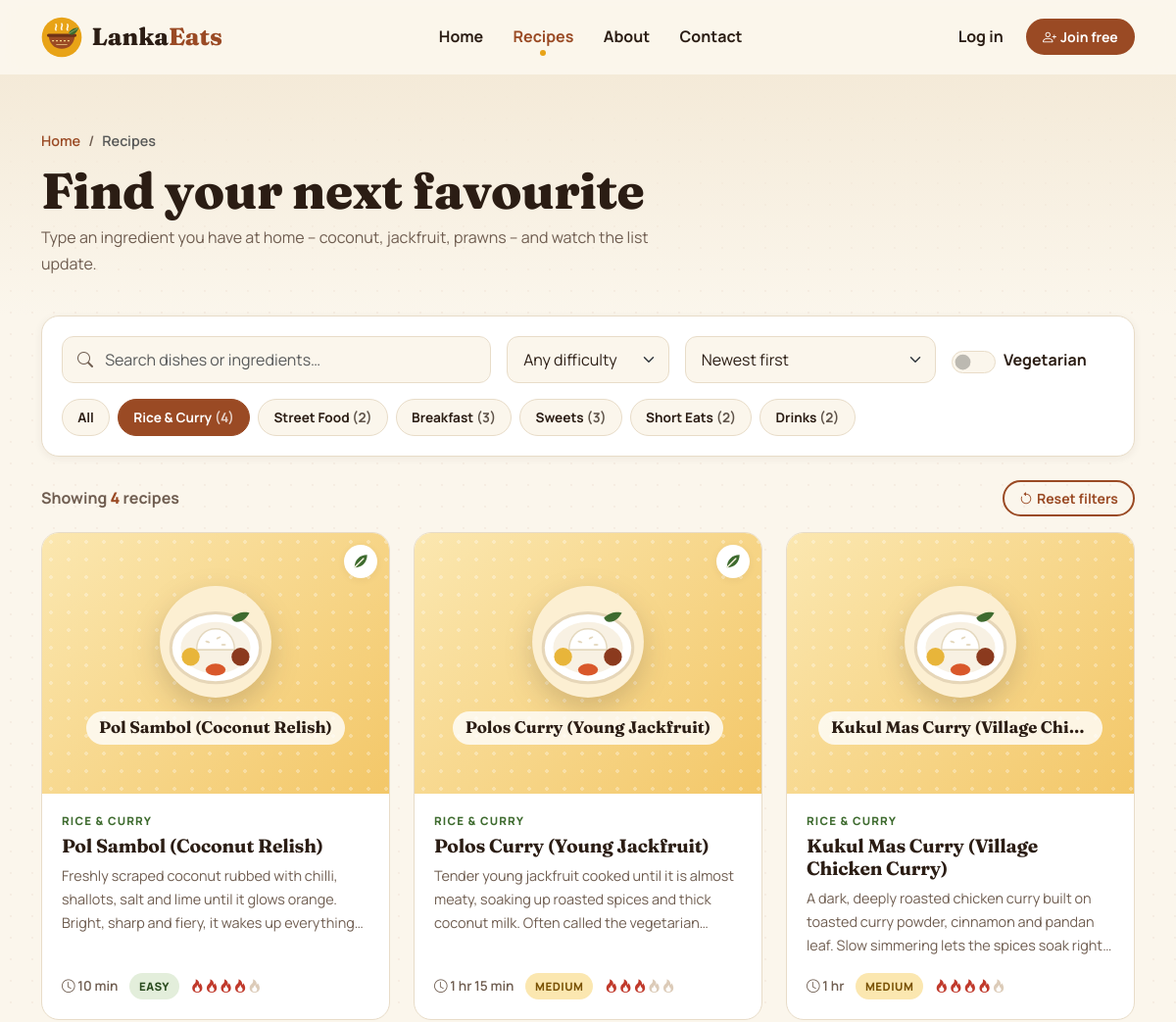
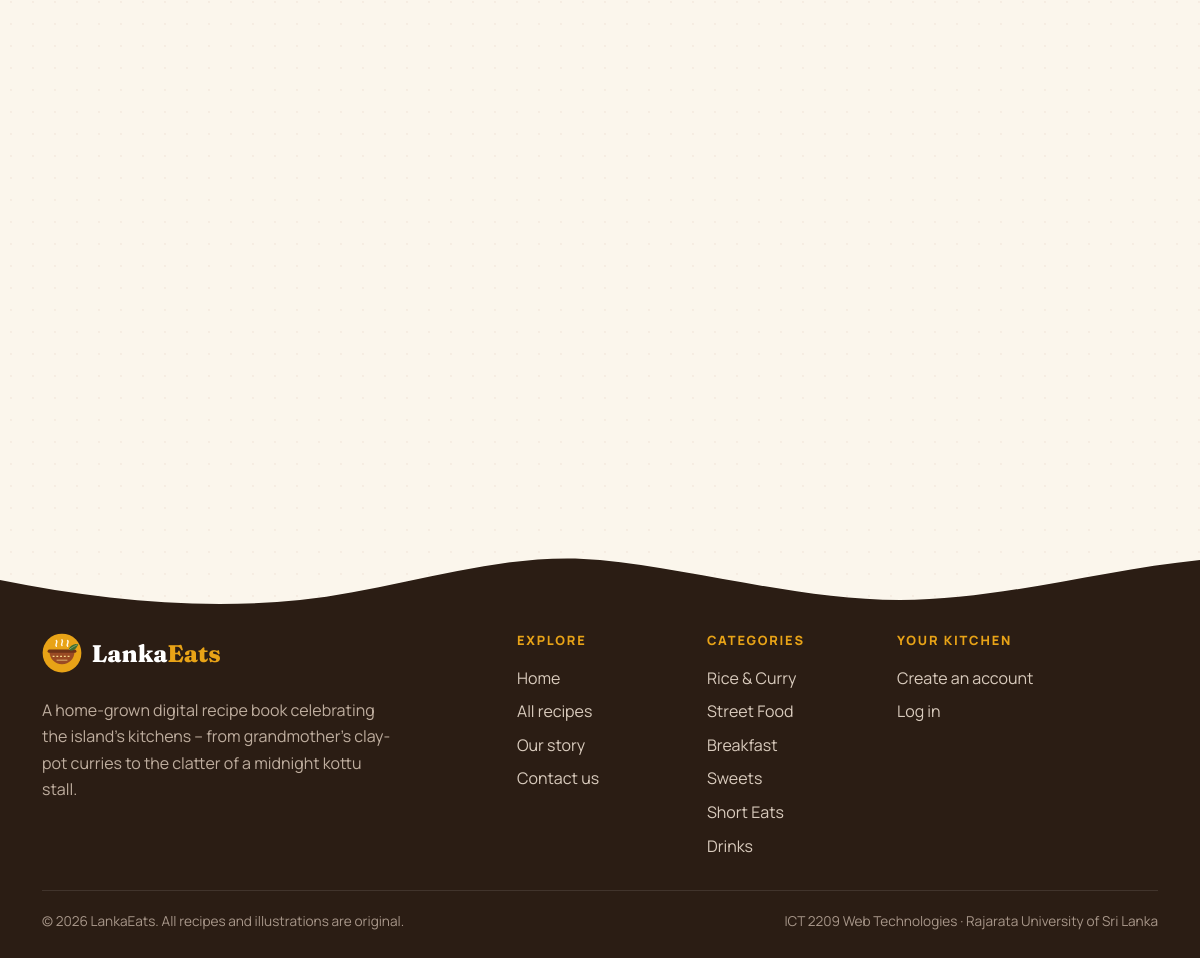
The app's page /recipes.php?category=rice-curry with its own data (2 pictures, top to bottom).
### tables this page shows
CREATE TABLE `categories` (
  `id` int(11) NOT NULL AUTO_INCREMENT,
  `name` varchar(50) NOT NULL,
  `slug` varchar(50) NOT NULL COMMENT 'URL-friendly name, also used for icon file names',
  `description` varchar(255) NOT NULL DEFAULT '',
  PRIMARY KEY (`id`),
  UNIQUE KEY `uq_categories_name` (`name`),
  UNIQUE KEY `uq_categories_slug` (`slug`)
);

CREATE TABLE `recipes` (
  `id` int(11) NOT NULL AUTO_INCREMENT,
  `user_id` int(11) NOT NULL,
  `category_id` int(11) NOT NULL,
  `title` varchar(100) NOT NULL,
  `description` varchar(500) NOT NULL,
  `ingredients` text NOT NULL COMMENT 'one ingredient per line',
  `instructions` text NOT NULL COMMENT 'one step per line',
  `prep_time` int(11) NOT NULL COMMENT 'minutes',
  `difficulty` enum('Easy','Medium','Hard') NOT NULL DEFAULT 'Easy',
  `spice_level` tinyint(4) NOT NULL DEFAULT 1 COMMENT '1 (mild) to 5 (very hot)',
  `is_vegetarian` tinyint(1) NOT NULL DEFAULT 0,
  `image` varchar(255) DEFAULT NULL COMMENT 'file name inside images/uploads/',
  `is_featured` tinyint(1) NOT NULL DEFAULT 0,
  `created_at` timestamp NOT NULL DEFAULT current_timestamp(),
  `updated_at` timestamp NULL DEFAULT NULL ON UPDATE current_timestamp(),
  PRIMARY KEY (`id`),
  KEY `idx_recipes_user` (`user_id`),
  KEY `idx_recipes_category` (`category_id`),
  KEY `idx_recipes_featured` (`is_featured`),
  CONSTRAINT `fk_recipes_user` FOREIGN KEY (`user_id`) REFERENCES `users` (`id`) ON DELETE CASCADE ON UPDATE CASCADE,
  CONSTRAINT `fk_recipes_category` FOREIGN KEY (`category_id`) REFERENCES `categories` (`id`) ON UPDATE CASCADE,
  CONSTRAINT `chk_recipes_spice` CHECK (`spice_level` BETWEEN 1 AND 5)
);

### includes/db.php (called while the page is built, shortened)
<?php
function db(): PDO
{
    static $pdo = null;
    if ($pdo instanceof PDO) {
        return $pdo;
    }
    $dsn = sprintf(
        'mysql:host=%s;port=%s;dbname=%s;charset=utf8mb4',
        DB_HOST,
        DB_PORT,
        DB_NAME
    );
    try {
        $pdo = new PDO($dsn, DB_USER, DB_PASS, [
            PDO::ATTR_ERRMODE            => PDO::ERRMODE_EXCEPTION,
            PDO::ATTR_DEFAULT_FETCH_MODE => PDO::FETCH_ASSOC,
            PDO::ATTR_EMULATE_PREPARES   => false,
        ]);
    } catch (PDOException $ex) {
        error_log('[LankaEats] DB connection failed: ' . $ex->getMessage());
        db_connection_failed();
    }
    return $pdo;
}

### recipes.php (the view, shortened to what this page needs)
<?php
require_once __DIR__ . '/includes/functions.php';
$filters    = filters_from_query();
$recipes    = search_recipes($filters);
$categories = get_categories();
$sortLabels = [
    'newest'   => 'Newest first',
    'quickest' => 'Quickest to make',
    'mildest'  => 'Mildest first',
    'spiciest' => 'Spiciest first',
    'az'       => 'Title A–Z',
];
require __DIR__ . '/includes/header.php';
?>
<header class="page-banner">
    <div class="container">
        <nav aria-label="breadcrumb">
            <ol class="breadcrumb mb-2">
                <li class="breadcrumb-item"><a href="<?= e(url('index.php')) ?>">Home</a></li>
                <li class="breadcrumb-item active" aria-current="page">Recipes</li>
            </ol>
        </nav>
        <div class="d-flex flex-wrap justify-content-between align-items-end gap-3">
            <div>
                <h1 class="reveal mb-1">Find your next favourite</h1>
                <p class="section-lead mb-0 reveal">Type an ingredient you have at home – coconut, jackfruit, prawns – and watch the list update.</p>
            </div>
        </div>
    </div>
</header>
<section class="pb-5">
    <div class="container">
        <form class="filter-panel" id="recipeFilters" method="get" action="<?= e(url('recipes.php')) ?>" role="search" aria-label="Filter recipes">
            <div class="row g-3 align-items-center">
                <div class="col-lg-5">
                    <div class="search-box<?= $filters['q'] !== '' ? ' has-value' : '' ?>">
                        <input type="search" class="form-control" id="q" name="q" value="<?= e($filters['q']) ?>"
                               placeholder="Search dishes or ingredients…" maxlength="80" autocomplete="off">
                    </div>
                </div>
                <div class="col-6 col-lg-2">
                    <select class="form-select" id="difficulty" name="difficulty">
                        <option value="">Any difficulty</option>
                    </select>
                </div>
                <div class="col-6 col-lg-3">
                    <select class="form-select" id="sort" name="sort">
                        <?php foreach ($sortLabels as $key => $label): ?>
                            <option value="<?= e($key) ?>"<?= $filters['sort'] === $key ? ' selected' : '' ?>><?= e($label) ?></option>
                        <?php endforeach; ?>
                    </select>
                </div>
                <div class="col-lg-2">
                    <div class="form-check form-switch m-0 d-flex align-items-center gap-2">
                        <input class="form-check-input" type="checkbox" role="switch" id="veg" name="veg" value="1"<?= $filters['veg'] ? ' checked' : '' ?>>
                        <label class="form-check-label fw-bold" for="veg">Vegetarian</label>
                    </div>
                </div>
                <div class="col-12">
                    <fieldset class="chip-group">
                        <label class="chip" for="cat-all">All</label>
                        <?php foreach ($categories as $cat): ?>
                            <label class="chip" for="cat-<?= e($cat['slug']) ?>"><?= e($cat['name']) ?> <span class="opacity-75">(<?= (int) $cat['recipe_count'] ?>)</span></label>
                        <?php endforeach; ?>
                    </fieldset>
                </div>
            </div>
        </form>
        <div class="results-bar">
            <span class="results-count" id="resultsCount" aria-live="polite">
                Showing <strong><?= count($recipes) ?></strong> recipe<?= count($recipes) === 1 ? '' : 's' ?>
            </span>
            <a href="<?= e(url('recipes.php')) ?>" class="btn btn-sm btn-outline-spice<?= ($filters['q'] || $filters['category'] || $filters['difficulty'] || $filters['veg']) ? '' : ' d-none' ?>" id="resetFilters">
                <i class="bi bi-arrow-counterclockwise me-1" aria-hidden="true"></i>Reset filters
            </a>
        </div>
        <div class="results-grid" id="resultsGrid" aria-busy="false">
            <div class="row g-4" id="resultsRow">
                <?php foreach ($recipes as $recipe): ?>
                    <?= render_recipe_card($recipe) ?>
                <?php endforeach; ?>
            </div>
        </div>
    </div>
</section>
<?php require __DIR__ . '/includes/footer.php'; ?>

### includes/functions.php (shortened to what this page needs)
<?php
require_once __DIR__ . '/db.php';
function e($value): string
{
    return htmlspecialchars((string) ($value ?? ''), ENT_QUOTES | ENT_SUBSTITUTE, 'UTF-8');
}
function url(string $path = ''): string
{
    return BASE_URL . ltrim($path, '/');
}
function input(string $key, string $source = 'POST'): string
{
    $bag   = $source === 'GET' ? $_GET : $_POST;
    $value = $bag[$key] ?? '';
    return is_string($value) ? trim($value) : '';
}
function is_logged_in(): bool
{
    return isset($_SESSION['user_id']);
}
function get_categories(): array
{
    $stmt = db()->prepare(
        'SELECT c.id, c.name, c.slug, c.description, COUNT(r.id) AS recipe_count
           FROM categories c
      LEFT JOIN recipes r ON r.category_id = c.id
       GROUP BY c.id, c.name, c.slug, c.description
       ORDER BY c.id'
    );
    $stmt->execute();
    return $stmt->fetchAll();
}
function recipe_select_sql(bool $full = false): string
{
    return 'SELECT ' . ($full ? 'r.ingredients, r.instructions, ' : '') . 'r.id, r.user_id, r.category_id, r.title, r.description, r.prep_time,
                   r.difficulty, r.spice_level, r.is_vegetarian, r.image, r.is_featured,
                   r.created_at, c.name AS category_name, c.slug AS category_slug,
                   u.username AS author
              FROM recipes r
              JOIN categories c ON c.id = r.category_id
              JOIN users u      ON u.id = r.user_id';
}
function search_recipes(array $filters, int $limit = 60): array
{
    $where  = [];
    $params = [];
    $q = trim((string) ($filters['q'] ?? ''));
    if (!empty($filters['category'])) {
        $where[] = 'c.slug = :category';
        $params[':category'] = (string) $filters['category'];
    }
    $order = SORT_OPTIONS[$filters['sort'] ?? 'newest'] ?? SORT_OPTIONS['newest'];
    $sql = recipe_select_sql()
         . ($where ? ' WHERE ' . implode(' AND ', $where) : '')
         . ' ORDER BY ' . $order
         . ' LIMIT :limit';
    $stmt = db()->prepare($sql);
    foreach ($params as $name => $value) {
        $stmt->bindValue($name, $value, PDO::PARAM_STR);
    }
    $stmt->bindValue(':limit', max(1, min($limit, 100)), PDO::PARAM_INT);
    $stmt->execute();
    return $stmt->fetchAll();
}
function filters_from_query(): array
{
    $sort = input('sort', 'GET');
    return [
        'q'          => mb_substr(input('q', 'GET'), 0, 80, 'UTF-8'),
        'category'   => preg_replace('/[^a-z-]/', '', input('category', 'GET')),
        'difficulty' => in_array(input('difficulty', 'GET'), DIFFICULTIES, true) ? input('difficulty', 'GET') : '',
        'veg'        => input('veg', 'GET') === '1',
        'sort'       => array_key_exists($sort, SORT_OPTIONS) ? $sort : 'newest',
    ];
}
function recipe_image_url(?string $filename): ?string
{
    return null;
}
function recipe_media(array $r, string $extraClass = ''): string
{
    $imageUrl = recipe_image_url($r['image'] ?? null);
    $slug     = e($r['category_slug']);
    return '<div class="recipe-media recipe-media--placeholder cat-bg-' . $slug . ' ' . e($extraClass) . '"'
         . ' role="img" aria-label="' . e($r['title']) . ' illustration">'
         . '<img src="' . e(url('images/cat-' . $r['category_slug'] . '.svg')) . '" alt="" class="placeholder-icon">'
         . '<span class="placeholder-title">' . e($r['title']) . '</span>'
         . '</div>';
}
function format_prep_time(int $minutes): string
{
    if ($minutes < 60) {
        return $minutes . ' min';
    }
    $h = intdiv($minutes, 60);
    $m = $minutes % 60;
    return $h . ' hr' . ($m ? ' ' . $m . ' min' : '');
}
function spice_meter(int $level): string
{
    $html = '<span class="spice-meter" data-bs-toggle="tooltip" title="Spice level ' . $level . ' of 5"'
          . ' aria-label="Spice level ' . $level . ' of 5">';
    for ($i = 1; $i <= 5; $i++) {
        $html .= '<i class="bi bi-fire' . ($i <= $level ? ' hot' : '') . '" aria-hidden="true"></i>';
    }
    return $html . '</span>';
}
function difficulty_class(string $difficulty): string
{
    return 'badge-diff-' . strtolower($difficulty);
}
function render_recipe_card(array $r): string
{
    ob_start(); ?>
    <div class="col-sm-6 col-lg-4 reveal">
        <article class="recipe-card h-100" data-recipe-id="<?= (int) $r['id'] ?>">
            <button type="button" class="recipe-card__open" data-recipe-open="<?= (int) $r['id'] ?>"
                    aria-label="Quick view: <?= e($r['title']) ?>">
                <?= recipe_media($r) ?>
                <?php if ($r['is_vegetarian']): ?>
                    <span class="veg-badge" data-bs-toggle="tooltip" title="Vegetarian"><span class="visually-hidden">Vegetarian</span></span>
                <?php endif; ?>
            </button>
            <div class="recipe-card__body">
                <span class="recipe-card__cat"><?= e($r['category_name']) ?></span>
                <h3 class="recipe-card__title">
                    <a href="<?= e(url('recipe.php?id=' . (int) $r['id'])) ?>"><?= e($r['title']) ?></a>
                </h3>
                <p class="recipe-card__desc"><?= e($r['description']) ?></p>
                <div class="recipe-card__meta">
                    <span><i class="bi bi-clock"></i> <?= e(format_prep_time((int) $r['prep_time'])) ?></span>
                    <span class="badge-diff <?= e(difficulty_class($r['difficulty'])) ?>"><?= e($r['difficulty']) ?></span>
                    <?= spice_meter((int) $r['spice_level']) ?>
                </div>
            </div>
        </article>
    </div>
    <?php
    return (string) ob_get_clean();
}

### includes/footer.php (shortened to what this page needs)
<?php
$footerCategories = get_categories();
?>
</main>
<footer class="site-footer">
    <svg class="footer-wave" viewBox="0 0 1440 60" preserveAspectRatio="none" aria-hidden="true">
        <path d="M0 30c120 20 240 30 360 20S600 0 720 10s240 40 360 40 240-30 360-40v60H0z" fill="currentColor"/>
    </svg>
    <div class="container">
        <div class="row g-4 py-4">
            <div class="col-lg-4">
                <a class="footer-brand" href="<?= e(url('index.php')) ?>">
                    <img src="<?= e(url('images/logo.svg')) ?>" alt="" width="40" height="40">
                    <span>Lanka<span class="brand-accent">Eats</span></span>
                </a>
                <p class="footer-text mt-3">
                    A home-grown digital recipe book celebrating the island's kitchens – from
                    grandmother's clay-pot curries to the clatter of a midnight kottu stall.
                </p>
            </div>
            <div class="col-6 col-lg-2 offset-lg-1">
                <h2 class="footer-heading">Explore</h2>
                <ul class="footer-links">
                    <li><a href="<?= e(url('index.php')) ?>">Home</a></li>
                    <li><a href="<?= e(url('recipes.php')) ?>">All recipes</a></li>
                    <li><a href="<?= e(url('about.php')) ?>">Our story</a></li>
                    <li><a href="<?= e(url('contact.php')) ?>">Contact us</a></li>
                </ul>
            </div>
            <div class="col-6 col-lg-2">
                <h2 class="footer-heading">Categories</h2>
                <ul class="footer-links">
                    <?php foreach ($footerCategories as $cat): ?>
                        <li><a href="<?= e(url('recipes.php?category=' . $cat['slug'])) ?>"><?= e($cat['name']) ?></a></li>
                    <?php endforeach; ?>
                </ul>
            </div>
            <div class="col-lg-3">
                <h2 class="footer-heading">Your kitchen</h2>
                <ul class="footer-links">
                    <?php if (is_logged_in()): ?>
                        <li><a href="<?= e(url('dashboard.php')) ?>">My dashboard</a></li>
                        <li><a href="<?= e(url('add_recipe.php')) ?>">Share a recipe</a></li>
                    <?php else: ?>
                        <li><a href="<?= e(url('auth/register.php')) ?>">Create an account</a></li>
                        <li><a href="<?= e(url('auth/login.php')) ?>">Log in</a></li>
                    <?php endif; ?>
                </ul>
            </div>
        </div>
        <div class="footer-bottom">
            <span>&copy; <?= date('Y') ?> LankaEats. All recipes and illustrations are original.</span>
            <span>ICT 2209 Web Technologies · Rajarata University of Sri Lanka</span>
        </div>
    </div>
</footer>
</body>
</html>

### records on screen
categories: name "Rice & Curry", recipe_count "4"
categories: name "Street Food", recipe_count "2"
categories: name "Breakfast", recipe_count "3"
categories: name "Sweets", recipe_count "3"
categories: name "Short Eats", recipe_count "2"
categories: name "Drinks", recipe_count "2"
recipes: category.slug (picture), title "Pol Sambol (Coconut Relish)", is_vegetarian 1 (drawn), category.name "RICE & CURRY", description "Freshly scraped coconut rubbed with chilli, shallots, salt and lime until it glows orange. Bright, sharp and fiery, it wakes up…", prep_time "10 min", difficulty "EASY", spice_level 4 (drawn)
recipes: category.slug (picture), title "Polos Curry (Young Jackfruit)", is_vegetarian 1 (drawn), category.name "RICE & CURRY", description "Tender young jackfruit cooked until it is almost meaty, soaking up roasted spices and thick coconut milk. Often called the…", prep_time "1 hr 15 min", difficulty "MEDIUM", spice_level 3 (drawn)
recipes: category.slug (picture), title "Kukul Mas Curry (Village Chi…", category.name "RICE & CURRY", title "Kukul Mas Curry (Village Chicken Curry)", description "A dark, deeply roasted chicken curry built on toasted curry powder, cinnamon and pandan leaf. Slow simmering lets the spices soak…", prep_time "1 hr", difficulty "MEDIUM", spice_level 4 (drawn)

### other values on screen
$label "Home"
$label "Recipes"
$label "About"
$label "Contact"
count($recipes) "4"
form field sort "Newest first"
